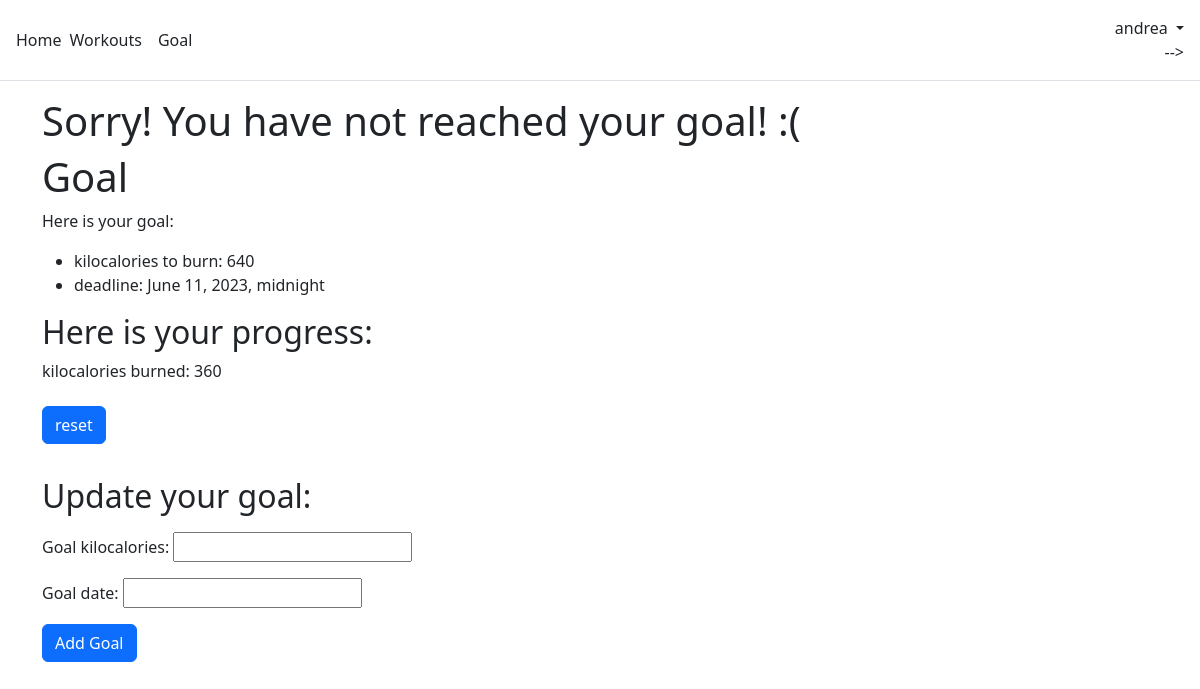
The page /goals/ (signed in) on the database its author committed.
### fitnessApp/models.py (models this page shows)
class CustomUser(AbstractUser):
    age = models.PositiveIntegerField(null=True, blank=True)
    calories_burned = models.IntegerField(null=True, blank=True, default=0)

class Goal(models.Model):
    goal_calories = models.PositiveIntegerField(null=True)
    goal_date = models.DateTimeField(null=True)
    user = models.OneToOneField(CustomUser, on_delete=models.CASCADE)

### fitnessApp/views.py (the view)
# urls.py: path('goals/', views.goals_view, name='goals'),
def goals_view(request):
    if request.method == 'POST':
        form = GoalForm(request.POST)
        reset_form = ResetGoalForm(request.POST)
        if reset_form.is_valid():
            CustomUser.objects.filter(id=request.user.id).update(calories_burned=0)
            return redirect('goals')
        if form.is_valid():
            calories = form.cleaned_data['goal_kilocalories']
            date = form.cleaned_data['goal_date']
            if date.date() > datetime.now().date():
                if Goal.objects.filter(user=request.user).exists():
                    Goal.objects.filter(user=request.user).update(goal_calories=calories, goal_date=date)
                else:
                    Goal.objects.create(user=request.user, goal_calories=calories, goal_date=date)
                return redirect('goals')
            else:
                return render(request, 'goals_invalid_form.html', {'form': form})
    else:
        form = GoalForm()
        reset_form = ResetGoalForm()
    return render(request, 'goals.html',
                  {'form': form, 'reset_form': reset_form, 'goals': Goal.objects.filter(user=request.user),
                   'user': CustomUser.objects.get(id=request.user.id), 'date': datetime.now(),
                   'calories_to_burn': Goal.objects.get(
                       user=request.user).goal_calories - CustomUser.objects.get(
                       id=request.user.id).calories_burned})

### fitnessApp/forms.py
class GoalForm(forms.Form):
    goal_kilocalories = forms.IntegerField(validators=[MinValueValidator(1)])
    goal_date = forms.DateTimeField()

class ResetGoalForm(forms.Form):
    reset_kilocalories = forms.CharField(widget=forms.HiddenInput(), initial='reset')

### templates/goals.html (shortened to what this page needs)
{% extends 'master.html' %}
{% block content %}
    {% for goal in goals %}
        {% if user.calories_burned < goal.goal_calories and date.date > goal.goal_date.date %}
            <h1>Sorry! You have not reached your goal! :(</h1>
        {% endif %}
    {% endfor %}
    <h1>Goal</h1>
    <p>Here is your goal:</p>
    <ul>
        {% for goal in goals %}
            <li>kilocalories to burn: {{ calories_to_burn }}</li>
            <li>deadline: {{ goal.goal_date }}</li>
        {% endfor %}
    </ul>
    <div>
        <h2>Here is your progress:</h2>
        <span>kilocalories burned: {{ user.calories_burned }} </span>
        <form method="POST" action="{% url 'goals' %}">
            <button  style="margin-top: 2%" type="submit" class="btn btn-primary" value="reset">reset</button>
        </form>
    </div>
    <h2 style="margin-top: 3%">Update your goal:</h2>
    <form method="POST" action="{% url 'goals' %}">
        <p>{{ form.as_p }}</p>
        <p><input type="submit" class="btn btn-primary" value="Add Goal"></p>
    </form>
{% endblock %}

### templates/master.html (shortened to what this page needs)
<!DOCTYPE html>
<html lang="en">
<head>
    <link href="https://cdn.jsdelivr.net/npm/bootstrap@5.2.3/dist/css/bootstrap.min.css" rel="stylesheet"
>
</head>
<body style="margin-bottom: 3%">
<header class="p-3 mb-3 border-bottom">
    <div class="d-flex flex-wrap align-items-center justify-content-center
        justify-content-lg-start">
        <a class="navbar-brand" href="{% url 'home' %}">Home</a>
        <ul class="nav col-12 col-lg-auto me-lg-auto mb-2 justify-content-center
          mb-md-0">
            <li><a href="{% url 'workouts_list' %}" class="nav-link px-2 link-dark">Workouts</a></li>
            {% if user.is_authenticated %}
                <li><a href="{% url 'goals' %}" class="nav-link px-2 link-dark">Goal</a></li>
                </ul>
                <div class="dropdown text-end">
                    <a href="#" class="d-block link-dark text-decoration-none dropdown-toggle" id="dropdownUser1"
                       data-bs-toggle="dropdown" aria-expanded="false">
                        {{ user.username }}
                    </a>-->
                </div>
            {% endif %}
    </div>
</header>
<main>
    <div class="container">
        {% block content %}
        {% endblock content %}
    </div>
</main>
</body>
</html>

### rows shown on the page
CustomUser: username "andrea", calories_burned "360"
Goal: shows "Sorry! You have not reached your goal! :(", calories_to_burn "640", goal_date "June 11, 2023, midnight"
